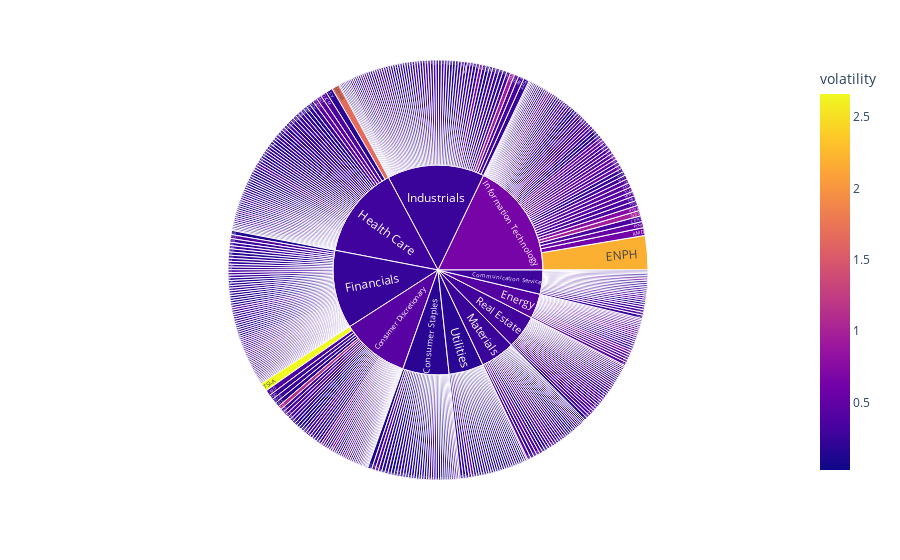

Notebook code for this chart:
### Code cell
min_ratio=df_perCompany["total_return"].min()
max_ratio=df_perCompany["total_return"].max()
total_return_scale = (df_perCompany["total_return"]+1-min_ratio)/(max_ratio-min_ratio)

fig = px.sunburst(df_perCompany, path=['GICS Sector',"Ticker"], values=total_return_scale,
                  color='volatility')
fig.show()

### Figure 1 — Plotly figure (JSON) as saved in the notebook; plotly's stock layout.template omitted (floating-point values rounded to 4 significant figures; data arrays with more than 128 entries replaced by an {"elided": "..."} marker saying what was removed)
{"data": [{"branchvalues": "total", "customdata": {"elided": "512x1 float values"}, "domain": {"x": [0, 1], "y": [0, 1]}, "hovertemplate": "labels=%{label}<br>value=%{value}<br>parent=%{parent}<br>id=%{id}<br>volatility=%{color}<extra></extra>", "ids": {"elided": "512 str values"}, "labels": {"elided": "512 str values"}, "marker": {"coloraxis": "coloraxis", "colors": {"elided": "512 float values"}}, "name": "", "parents": {"elided": "512 str values"}, "type": "sunburst", "values": {"elided": "512 float values"}}], "layout": {"coloraxis": {"colorbar": {"title": {"text": "volatility"}}, "colorscale": [[0, "#0d0887"], [0.1111, "#46039f"], [0.2222, "#7201a8"], [0.3333, "#9c179e"], [0.4444, "#bd3786"], [0.5556, "#d8576b"], [0.6667, "#ed7953"], [0.7778, "#fb9f3a"], [0.8889, "#fdca26"], [1, "#f0f921"]]}, "legend": {"tracegroupgap": 0}, "margin": {"t": 60}}}
